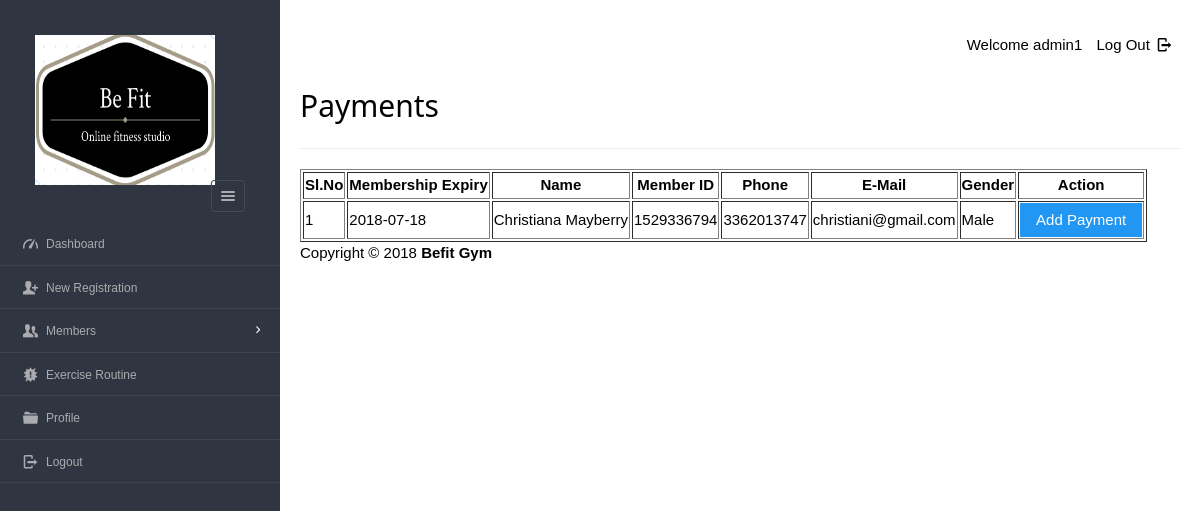
Before: /Trainer/dashboard/admin/payments.php (signed in) with the older database file.
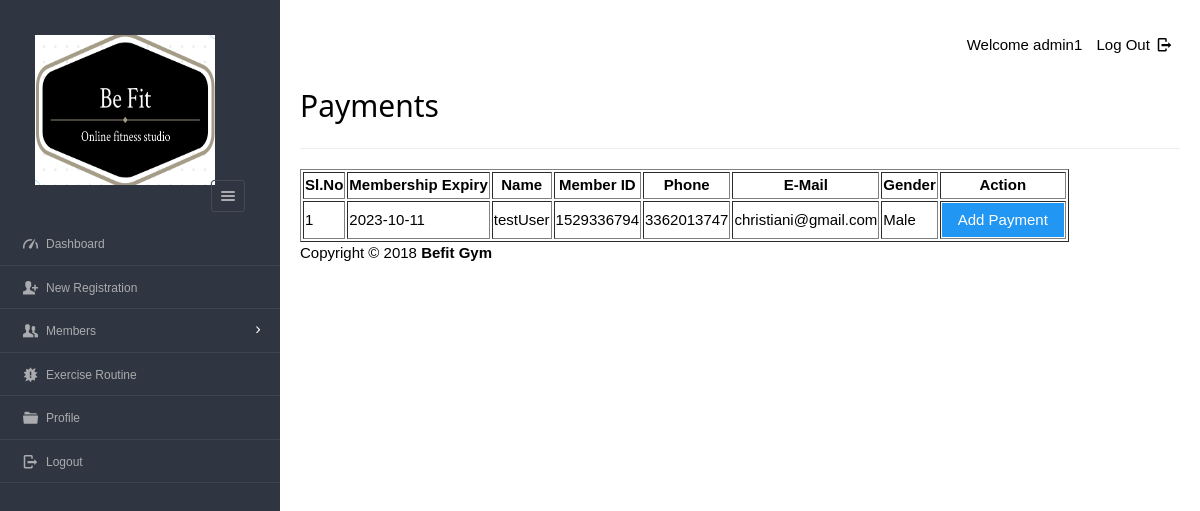
After: the same page with the newer database file.
### tables this page shows
CREATE TABLE `users` (
  `userid` varchar(20) NOT NULL,
  `username` varchar(40) NOT NULL,
  `gender` varchar(8) NOT NULL,
  `mobile` varchar(20) NOT NULL,
  `email` varchar(20) NOT NULL,
  `pass_key` varchar(30) NOT NULL,
  `dob` varchar(10) NOT NULL,
  `joining_date` varchar(10) NOT NULL
);

CREATE TABLE `enrolls_to` (
  `et_id` int(5) NOT NULL,
  `pid` varchar(8) NOT NULL,
  `uid` varchar(20) NOT NULL,
  `paid_date` varchar(15) DEFAULT NULL,
  `expire` varchar(15) DEFAULT NULL,
  `renewal` varchar(15) DEFAULT NULL
);

### Trainer/dashboard/admin/payments.php (the view, shortened to what this page needs)
<?php
require '../../include/db_conn.php';
?>
<!DOCTYPE html>
<html lang="en">
<head>
    <link rel="stylesheet" href="../../css/style.css"  id="style-resource-5">
    <link rel="stylesheet" href="../../css/dashMain.css">
    <link rel="stylesheet" type="text/css" href="../../css/entypo.css">
    <link href="a1style.css" type="text/css" rel="stylesheet">
</head>
      <body class="page-body  page-fade" onload="collapseSidebar()">
    	<div class="page-container sidebar-collapsed" id="navbarcollapse">
		<div class="sidebar-menu">
			<header class="logo-env">
			<div class="logo">
				<a href="main.php">
					<img src="../../images/logo.png" alt="" width="192" height="80" />
				</a>
			</div>
					<div class="sidebar-collapse" onclick="collapseSidebar()">
				<a href="#" class="sidebar-collapse-icon with-animation">
					<i class="entypo-menu"></i>
				</a>
			</div>
			</header>
    		<?php include('nav.php'); ?>
    	</div>
    		<div class="main-content">
				<div class="row">
					<div class="col-md-6 col-sm-8 clearfix">
					</div>
					<div class="col-md-6 col-sm-4 clearfix hidden-xs">
						<ul class="list-inline links-list pull-right">
							<li>Welcome <?php echo $_SESSION['full_name']; ?>
							</li>
							<li>
								<a href="logout.php">
									Log Out <i class="entypo-logout right"></i>
								</a>
							</li>
						</ul>
					</div>
				</div>
		<h2>Payments</h2>
		<hr />
		<table class="table table-bordered datatable" id="table-1" border=1>
			<thead>
				<tr>
					<th>Sl.No</th>
					<th>Membership Expiry</th>
					<th>Name</th>
					<th>Member ID</th>
					<th>Phone</th>
					<th>E-Mail</th>
					<th>Gender</th>
					<th>Action</th>
				</tr>
			</thead>
				<tbody>
				<?php
					$query  = "select * from enrolls_to where renewal='yes' ORDER BY expire";
					$result = mysqli_query($con, $query);
					$sno    = 1;
					if (mysqli_affected_rows($con) != 0) {
					    while ($row = mysqli_fetch_array($result, MYSQLI_ASSOC)) {
					        $uid   = $row['uid'];
					        $planid=$row['pid'];
					        $query1  = "select * from users WHERE userid='$uid'";
					        $result1 = mysqli_query($con, $query1);
					        if (mysqli_affected_rows($con) == 1) {
					            while ($row1 = mysqli_fetch_array($result1, MYSQLI_ASSOC)) {
					                 echo "<tr><td>".$sno."</td>";
					                echo "<td>" . $row['expire'] . "</td>";
					                echo "<td>" . $row1['username'] . "</td>";
					                echo "<td>" . $row1['userid'] . "</td>";
					                echo "<td>" . $row1['mobile'] . "</td>";
					                echo "<td>" . $row1['email'] . "</td>";
					                echo "<td>" . $row1['gender'] . "</td>";
					                $sno++;
					                echo "<td><form action='make_payments.php' method='post'><input type='hidden' name='userID' value='" . $uid . "'/>
					                <input type='hidden' name='planID' value='" . $planid . "'/><input type='submit' class='a1-btn a1-blue' value='Add Payment ' class='btn btn-info'/></form></td></tr>";
					                $uid = 0;
					            }
					        }
					    }
					}
					?>
				</tbody>
		</table>
			<?php include('footer.php'); ?>
    	</div>
    </body>
</html>

Changed rows visible on the page:
no longer on this page (row edited): enrolls_to: expire "2018-07-18", users (username "Christiana Mayberry", userid "1529336794", mobile "3362013747", email "christiani@gmail.com", gender "Male")
added enrolls_to: expire "2023-10-11", users (username "testUser", userid "1529336794", mobile "3362013747", email "christiani@gmail.com", gender "Male")
